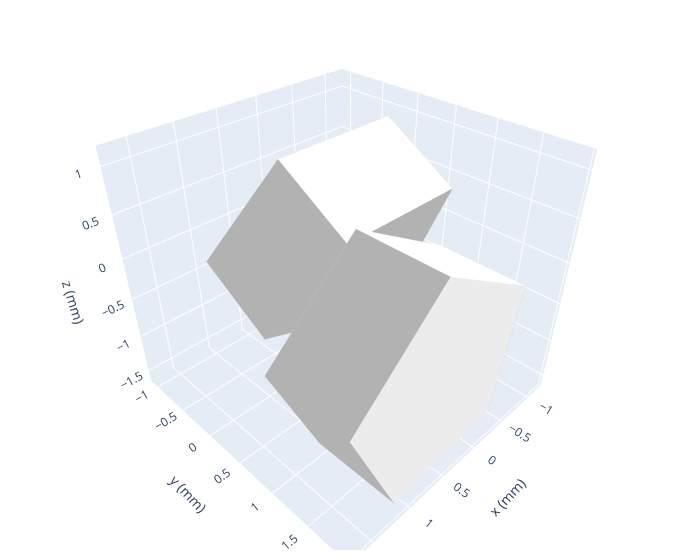

Write notebook code for a chart like this one.
### Markdown cell above
3D Render
![Slice Plot](img/pentagon_angle.png)

### Code cell
mask_magnet = False  # mask values inside a magnet - doesn't work for Mesh magnets
show_magnets = True  # draw magnet in plots


path ="./examples/notebooks/STL Magnets/stl/"
file = "pentagon_prism.stl"
m0, m1 = gen_mesh_mag(
    path =path,
    file = file,
    offset= 0
)


# print(m1)
# print(m1.centroid)
fig = pm.plots.plot_magnet()

### Figure 1 — Plotly figure (JSON) as saved in the notebook; plotly's stock layout.template omitted (floating-point values rounded to 4 significant figures)
{"data": [{"color": "white", "flatshading": true, "i": [5, 0, 6, 6, 8, 7, 6, 3, 2, 7, 7, 9, 2, 1, 4, 9], "j": [9, 5, 0, 4, 7, 3, 3, 1, 1, 1, 5, 7, 0, 5, 9, 5], "k": [4, 4, 4, 8, 6, 6, 2, 2, 0, 3, 1, 8, 6, 0, 8, 7], "lighting": {"ambient": 0.7, "facenormalsepsilon": 0}, "type": "mesh3d", "x": [-1.176, -1.176, -0.7265, -0.7265, 2.767e-08, 2.767e-08, 0.7265, 0.7265, 1.176, 1.176], "y": [-0.624, 0.242, 0.06699, 0.933, -1.051, -0.185, 0.06699, 0.933, -0.624, 0.242], "z": [-0.08079, -0.5808, 1.116, 0.616, -0.8205, -1.32, 1.116, 0.616, -0.08079, -0.5808]}, {"color": "white", "flatshading": true, "i": [7, 2, 4, 4, 8, 5, 4, 1, 0, 5, 5, 9, 0, 3, 6, 9], "j": [9, 7, 2, 6, 5, 1, 1, 3, 3, 3, 7, 5, 2, 7, 9, 7], "k": [6, 6, 6, 8, 4, 4, 0, 0, 2, 1, 3, 8, 4, 2, 8, 5], "lighting": {"ambient": 0.7, "facenormalsepsilon": 0}, "type": "mesh3d", "x": [-0.6292, -0.6292, -0.3271, -0.3271, 0.6292, 0.6292, 1.118, 1.118, 1.709, 1.709], "y": [0.933, 1.933, 0.933, 1.933, 0.933, 1.933, 0.933, 1.933, 0.933, 1.933], "z": [0.002754, 0.002754, -1.419, -1.419, 0.7293, 0.7293, -1.57, -1.57, -0.243, -0.243]}], "layout": {"margin": {"b": 10, "l": 10, "r": 20, "t": 10}, "scene": {"aspectmode": "data", "xaxis": {"title": {"text": "x (mm)"}}, "yaxis": {"title": {"text": "y (mm)"}}, "zaxis": {"title": {"text": "z (mm)"}}}, "width": 700}}
